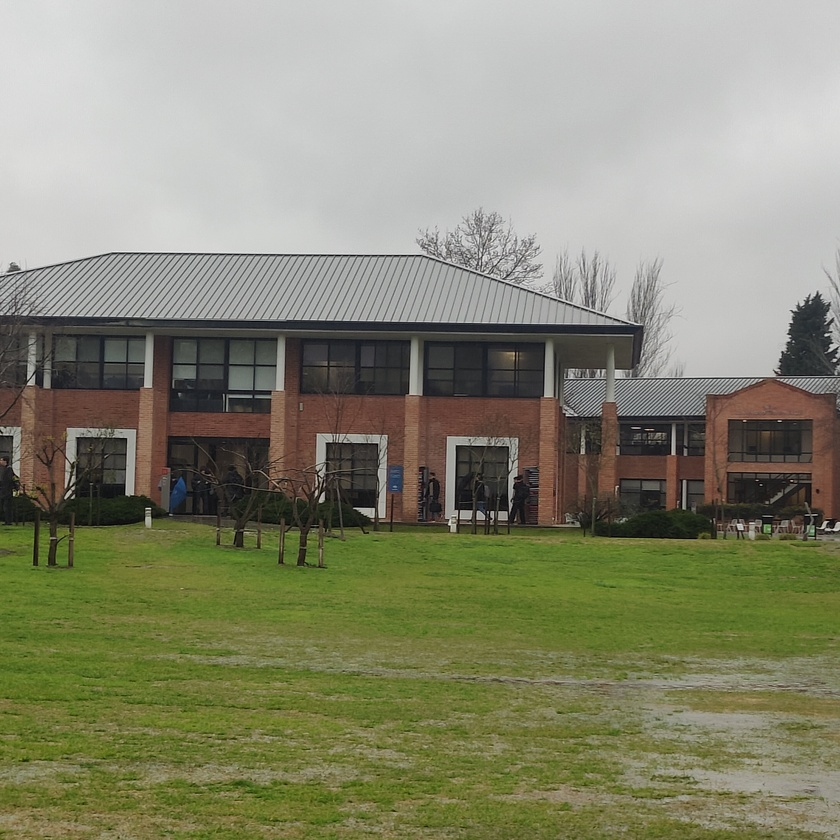
#> input picture img/udesa_0.jpg, 840 x 840 px, shrunk from 3000 x 3000 before the run; its folder holds 3 pictures in this run
$ python panoramic.py
#> lines starting #> are read from the running program, lines starting #| are printed output that depends on the picture; after the words box and inside, x2 and y2 are one past the last pixel; in counts of white or black regions, pixels touching at a corner belong together
### utils.py
from matplotlib import pyplot as plt
import cv2

"""
A set of utility functions handling opencv image formats and color-spaces
"""

def patch(img, kwargs):
  """
  A patching function that:
    - Defaults cmap to grayscale if detects images with only 1 channel.
    - Defaults cmap to rgb if detects images with 3 channels and no cmap defined.
    - Converts opencv default BGR format to RGB if detects images with 3 channels.
    - Converts opencv HSV to RGB
  """

  grayscale = {'cmap':'gray', 'vmin':0, 'vmax':255}

  cmap_patched = kwargs.copy()
  if len(img.shape) == 2:
    # num channels == 1
    # Defaulting cmap to grayscale
    if 'cmap' not in kwargs:
      cmap_patched.update(grayscale)

  img_patched = img
  if len(img.shape) == 3:
    if 'cmap' not in kwargs:
      # Changing BGR opencv format to RGB
      if img.shape[2] == 4:
        img_patched = cv2.cvtColor(img, cv2.COLOR_BGRA2RGBA)
      else:
        img_patched = cv2.cvtColor(img, cv2.COLOR_BGR2RGB)

    # matplotlib expects hsv in [0, 1] range, simply convert opencv HSV to RGB format
    if 'cmap' in kwargs and kwargs['cmap'] == 'hsv':
      img_patched = cv2.cvtColor(img, cv2.COLOR_HSV2RGB)

  return img_patched, cmap_patched


def imshow(img, **kwargs):
  """
  imshow wrapper for matplotlib.pyplot.imshow
  """
  patched_img , patched_cmap = patch(img, kwargs)
  plt.imshow(patched_img, **patched_cmap)
  plt.axis('off')

# [41 lines left out: functions show_images, plot_transform, not called in this run]

### panoramic.py
import matplotlib.pyplot as plt
import cv2
from utils import imshow, show_images
import numpy as np
from scipy.spatial import cKDTree

def sift_images(images):
    sift_algo = cv2.SIFT_create()
    images_keypoints = []
    images_descriptors = []

    for i in range(len(images)):
        kp, des = sift_algo.detectAndCompute(images[i], None)
        images_keypoints.append(kp)
        images_descriptors.append(des)

    return images_keypoints, images_descriptors

def adaptive_non_max_suppression(keypoints, descriptors, base_radius=10.0, max_kp=10000):
    if not keypoints:
        return [], None

    pts = np.array([kp.pt for kp in keypoints])
    responses = np.array([kp.response for kp in keypoints])
    sizes = np.array([kp.size for kp in keypoints])

    order = np.argsort(-responses)
    tree = cKDTree(pts)
    suppressed = np.zeros(len(keypoints), dtype=bool)
    keep = []

    for i in order:
        if suppressed[i]:
            continue

        keep.append(i)
        if len(keep) >= max_kp:
            break

        adaptive_radius = base_radius * (sizes[i] / np.mean(sizes))
        neighbors = tree.query_ball_point(pts[i], adaptive_radius)
        suppressed[neighbors] = True
        suppressed[i] = False

    filtered_keypoints = [keypoints[i] for i in keep]
    filtered_descriptors = descriptors[keep] if descriptors is not None else None

    return filtered_keypoints, filtered_descriptors

def apply_anms(keypoints, descriptors):
    for i in range(len(keypoints)):
        keypoints[i], descriptors[i] = adaptive_non_max_suppression(
            keypoints[i],
            descriptors[i],
            max_kp=10000
        )

    return keypoints, descriptors

def bf_lowe_test(desc1, desc2, ratio=0.6):
    bf = cv2.BFMatcher(cv2.NORM_L2)

    desc1 = desc1.astype(np.float32)
    desc2 = desc2.astype(np.float32)

    knn_matches = bf.knnMatch(desc1, desc2, k=2)

    good_matches = []
    for m, n in knn_matches:
        if m.distance < ratio * n.distance:
            good_matches.append(m)
    return good_matches

def dlt(ori, dst):

    # Construct matrix A and vector b
    A = []
    b = []
    for i in range(4):
        x, y = ori[i]
        x_prima, y_prima = dst[i]
        A.append([-x, -y, -1, 0, 0, 0, x * x_prima, y * x_prima])
        A.append([0, 0, 0, -x, -y, -1, x * y_prima, y * y_prima])
        b.append(x_prima)
        b.append(y_prima)

    A = np.array(A)
    b = np.array(b)

    # resolvemos el sistema de ecuaciones A * h = b
    # el sistema es de 8x8, por lo que podemos resolverlo si A es inversible

    # resuelve el sistema de ecuaciones para encontrar los parámetros de H
    H = -np.linalg.solve(A, b)

    # agrega el elemento h_33
    H = np.hstack([H, [1]])

    # reorganiza H para formar la matrix en 3x3 to form the 3x3 homography matrix
    H = H.reshape(3, 3)

    return H

def ransac_homography_from_matches(kp1: list, kp2: list, matches: list, max_iterations: int = 1000, threshold: float = 5.0):
    max_inliers = 0
    best_inliers = []
    best_H = None

    for _ in range(max_iterations):
        sample_matches = np.random.choice(matches, 4, replace=False)

        # Get the point correspondences
        points1 = [kp1[m.queryIdx].pt for m in sample_matches]
        points2 = [kp2[m.trainIdx].pt for m in sample_matches]

        # Estimate homography using the improved DLT
        H = dlt(points1, points2)

        inliers = []
        for m in matches:
            pt1 = np.array([*kp1[m.queryIdx].pt, 1], dtype=np.float32)
            pt2 = np.array([*kp2[m.trainIdx].pt, 1], dtype=np.float32)

            projected_pt = H @ pt1
            projected_pt /= projected_pt[2]  # Normalize homogeneous coordinates
            # Calculate distance in image plane (x, y)
            distance = np.linalg.norm(projected_pt[:2] - pt2[:2])

            if distance < threshold:
                inliers.append(m)

        if len(inliers) > max_inliers:
            max_inliers = len(inliers)
            best_inliers = inliers
            best_H = H

    return best_H, best_inliers

def cylindrical_warp(img, f):
    h, w = img.shape[:2]
    xs, ys = np.meshgrid(np.arange(w), np.arange(h))
    xs_c = xs - w / 2
    ys_c = ys - h / 2
    theta = np.arctan(xs_c / f)
    h_ = ys_c / np.sqrt(xs_c**2 + f**2)
    map_x = (f * theta + w / 2).astype(np.float32)
    map_y = (f * h_ + h / 2).astype(np.float32)
    cyl = cv2.remap(img, map_x, map_y, interpolation=cv2.INTER_LINEAR)
    return cyl

def compute_panorama_bounds(images, H_matrices):
    all_corners = []
    for img, H in zip(images, H_matrices):
        h, w = img.shape[:2]
        corners = np.float32([[0, 0], [0, h], [w, h], [w, 0]]).reshape(-1, 1, 2)
        warped_corners = cv2.perspectiveTransform(corners, H)
        all_corners.append(warped_corners)
    all_corners = np.vstack(all_corners)
    x_min = int(np.floor(all_corners[:, 0, 0].min()))
    y_min = int(np.floor(all_corners[:, 0, 1].min()))
    x_max = int(np.ceil(all_corners[:, 0, 0].max()))
    y_max = int(np.ceil(all_corners[:, 0, 1].max()))
    return x_min, y_min, x_max, y_max

def create_panoramic(images):
    gray_images = [cv2.cvtColor(img, cv2.COLOR_BGR2GRAY) for img in images]

    keypoints, descriptors = sift_images(gray_images)
    keypoints, descriptors = apply_anms(keypoints, descriptors)
    matches = [None, None]

    matches[0] = bf_lowe_test(descriptors[0], descriptors[1])
    matches[1] = bf_lowe_test(descriptors[1], descriptors[0])

    inliers = [None, None]

    _, inliers[0] = ransac_homography_from_matches(keypoints[0], keypoints[1], matches[0])
    _, inliers[1] = ransac_homography_from_matches(keypoints[1], keypoints[0], matches[1])

    points_0_src = np.array([keypoints[0][m.queryIdx].pt for m in inliers[0]])
    points_0_dst = np.array([keypoints[1][m.trainIdx].pt for m in inliers[0]])

    points_2_src = np.array([keypoints[1][m.queryIdx].pt for m in inliers[1]])
    points_2_dst = np.array([keypoints[0][m.trainIdx].pt for m in inliers[1]])

    H_0, _ = cv2.findHomography(points_0_src, points_0_dst)
    H1 = np.eye(3)
    H_2_inv, _ = cv2.findHomography(points_2_src, points_2_dst)

    H_2 = np.linalg.inv(H_2_inv)

    H_matrices = [H_0, H1, H_2]

    focal_length = 5000
    images_cyl = [cylindrical_warp(img, focal_length) for img in images]
    x_min, y_min, x_max, y_max = compute_panorama_bounds(images_cyl, H_matrices)

    translation = np.array([[1, 0, -x_min],
                        [0, 1, -y_min],
                        [0, 0, 1]])

    pano_width = x_max - x_min
    pano_height = y_max - y_min

    warped_images = []
    for idx, (img, H) in enumerate(zip(images_cyl, H_matrices)):
        warped = cv2.warpPerspective(img, translation @ H, (pano_width, pano_height))
        warped_images.append(warped)

    accum = np.zeros((pano_height, pano_width, 3), dtype=np.float32)
    weight_accum = np.zeros((pano_height, pano_width), dtype=np.float32)

    for warped in warped_images:
        mask = np.any(warped > 0, axis=2).astype(np.uint8)
        mask_8u = (mask * 255).astype(np.uint8)
        dist = cv2.distanceTransform(mask_8u, cv2.DIST_L2, 3)
        weight = dist[..., np.newaxis]

        accum += warped.astype(np.float32) * weight
        weight_accum += dist

    weight_accum_3c = np.repeat(weight_accum[..., np.newaxis], 3, axis=2)
    panorama = accum / np.maximum(weight_accum_3c, 1e-6)
    panorama = panorama.astype(np.uint8)

    return panorama

def main():
    images = [cv2.imread(f'img/udesa_{i}.jpg') for i in range(3)]
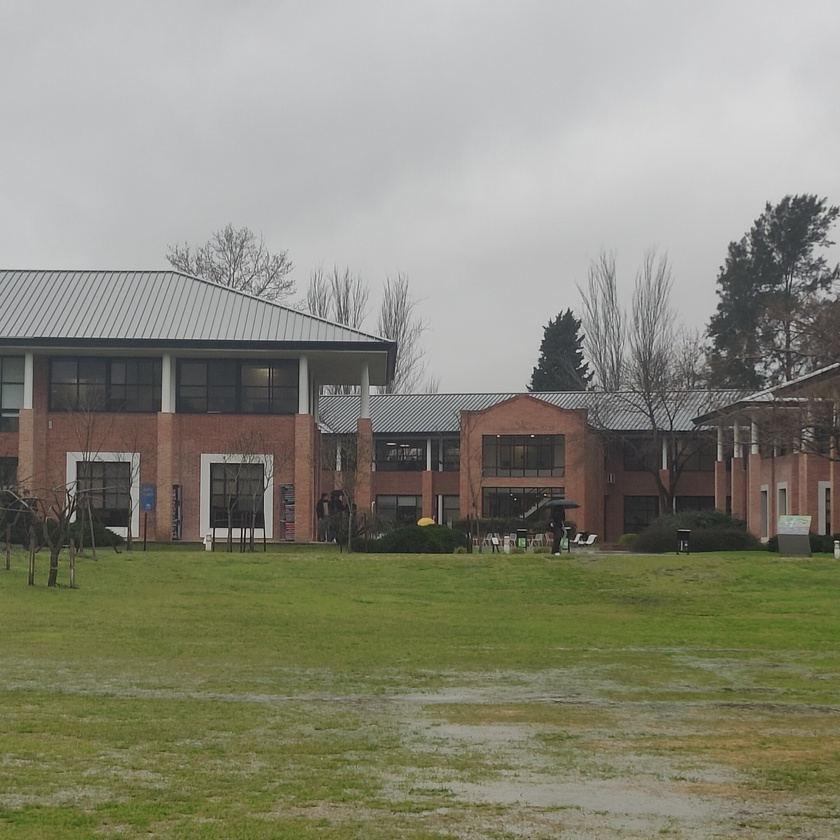
#> input picture img/udesa_1.jpg, 840 x 840 px, shrunk from 3000 x 3000 before the run
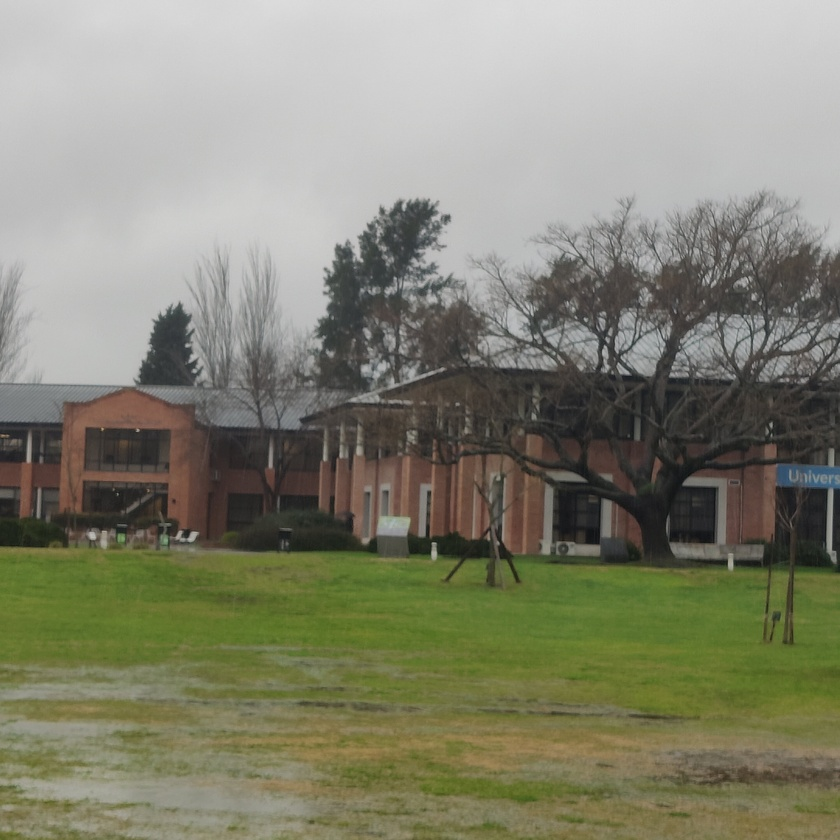
#> input picture img/udesa_2.jpg, 840 x 840 px, shrunk from 3000 x 3000 before the run
#> images = 3 items
    panorama = create_panoramic(images)
#> the loop in sift_images, `for i in range(len(images)):` made 3 passes
#> the loop in apply_anms, `for i in range(len(keypoints)):` made 3 passes
#> in bf_lowe_test, `knn_matches = bf.knnMatch(desc1, desc2, k=2)`: knn_matches = 680 matches
#> after the loop in bf_lowe_test, `for m, n in knn_matches:`: good_matches = 128 matches
#> in bf_lowe_test (call 2), `knn_matches = bf.knnMatch(desc1, desc2, k=2)`: knn_matches = 534 matches
#> after the loop in bf_lowe_test (call 2), `for m, n in knn_matches:`: good_matches = 131 matches
#> the loop in ransac_homography_from_matches, `for _ in range(max_iterations):` made 1000 passes
#> points1 on passes 6, 21, 22: [(679, 773.1), (802.4, 744), (548.6, 792.8), (588.4, 740.1)], [(740.1, 526.5), (467.3, 715), (655.4, 735.9), (641, 789.6)], [(353.5, 784), (830.6, 645), (616.4, 796.8), (371.2, 501.1)]
#> after the loop in ransac_homography_from_matches, `for _ in range(max_iterations):`: best_inliers = 123 matches; max_inliers = 123
#> the loop in ransac_homography_from_matches (call 2), `for _ in range(max_iterations):` made 1000 passes
#> points2 on passes 1, 7, 8, 9, 11, 16, 22, 26, 27, 32, 36: [(548.6, 792.8), (453.2, 527.6), (651, 784.3), (551.6, 719)], [(582.6, 451.3), (530.5, 752), (499.2, 775.6), (594.4, 736)], [(824.3, 537.8), (230, 388), (326.6, 469.5), (602.5, 787.3)], [(703.1, 537.6), (382.1, 473.8), (732.1, 738), (641, 789.6)], [(830.6, 645), (301, 560.8), (625, 342.3), (732.1, 738)], [(651, 784.3), (639, 799.6), (669.7, 777.1), (453.2, 527.6)], [(334.6, 789), (824.3, 537.8), (258.6, 547), (766.9, 502.3)], [(494.8, 755.8), (830.6, 645), (326.6, 469.5), (826, 334.8)], [(400.8, 735.2), (458, 506.8), (594.4, 736), (482.1, 363.2)], [(410.3, 733.3), (684.9, 798), (258.6, 547), (699, 809.3)], [(366.1, 778.4), (230, 388), (432.5, 256.5), (467.3, 715)]
#> points1 on passes 14, 20, 23, 24, 29, 31: [(213, 337.2), (273.3, 339.2), (510.5, 768.1), (391.9, 801)], [(77.43, 488.1), (348, 791), (303.1, 408.7), (453.4, 770.4)], [(547, 767.4), (372.4, 778), (173, 337.6), (423.1, 679.2)], [(85.95, 720), (126.7, 456.6), (333.4, 730.7), (47.53, 804)], [(461, 713.1), (425, 812.9), (453.4, 770.4), (208.4, 546)], [(306.9, 809.4), (85.95, 720), (72.56, 518.8), (577.7, 829)]
#> in create_panoramic, `points_0_src = np.array([keypoints[0][m.queryIdx].pt for m in inliers[..`: points_0_src = 123 pairs, first value 258.6 to 831.9, second value 253.5 to 820.1
#> in create_panoramic, `points_0_dst = np.array([keypoints[1][m.trainIdx].pt for m in inliers[..`: points_0_dst = 123 pairs, first value 7.77 to 584.7, second value 269.4 to 831.8
#> in create_panoramic, `points_2_src = np.array([keypoints[1][m.queryIdx].pt for m in inliers[..`: points_2_src has the same summary as points_0_dst
#> in create_panoramic, `points_2_dst = np.array([keypoints[0][m.trainIdx].pt for m in inliers[..`: points_2_dst has the same summary as points_0_src
#> in create_panoramic, `H_0, _ = cv2.findHomography(points_0_src, points_0_dst)`: H_0 = [[1.06, 0.0109, -272], [0.0184, 1.03, 6.5], [5.88e-05, 2.25e-06, 1]]
#> in create_panoramic, `H_2_inv, _ = cv2.findHomography(points_2_src, points_2_dst)`: H_2_inv = [[0.945, -0.0105, 257], [-0.0164, 0.981, -10.79], [-5.54e-05, -1.57e-06, 1]]
#> in create_panoramic, `H_2 = np.linalg.inv(H_2_inv)`: H_2 = [[1.04, 0.0107, -268], [0.018, 1.02, 6.36], [5.78e-05, 2.19e-06, 0.985]]
#> in create_panoramic, `H_matrices = [H_0, H1, H_2]`: H_matrices = [[[1.06, 0.0109, -272], [0.0184, 1.03, 6.5], [5.88e-05, 2.25e-06, 1]], [[1, 0, 0], [0, 1, 0], [0, 0, 1]], [[1.04, 0.0107, -268], [0.018, 1.02, 6.36], [5.78e-05, 2.19e-06, 0.985]]]
#> in cylindrical_warp, img is the input picture: shape (840, 840, 3); mean B, G, R 112.9, 136, 135.2
#> call 2 of cylindrical_warp, with f = 5000
#> in cylindrical_warp (call 2), `ys_c = ys - h / 2`:
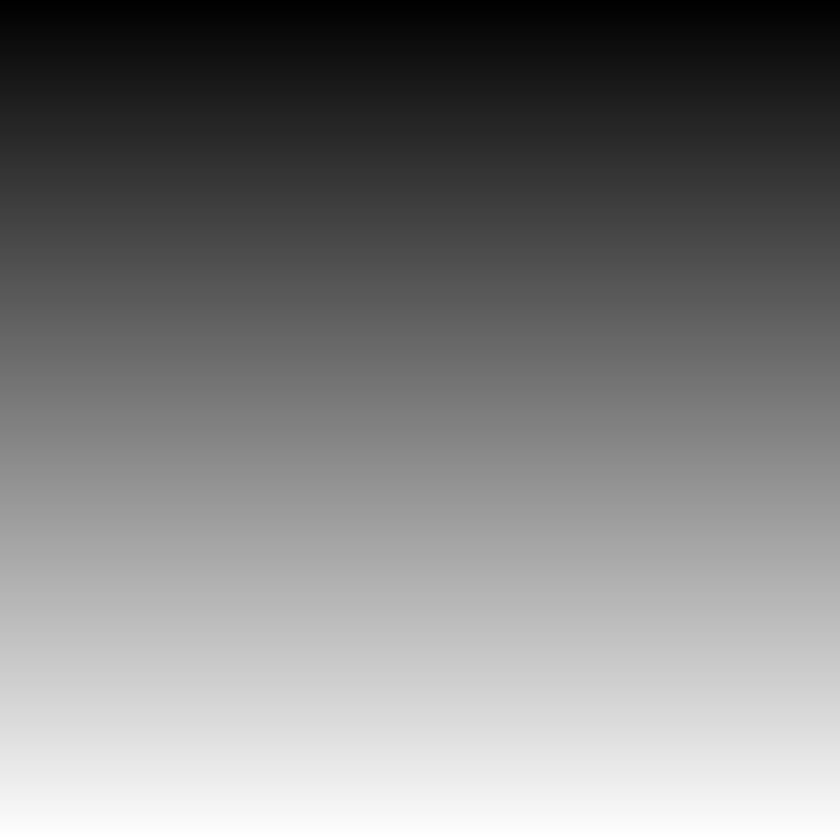
#> ys_c: shape (840, 840) float64; min -420, max 419, mean -0.5; drawn with min black and max white
#> in cylindrical_warp, img is the input picture: shape (840, 840, 3); mean B, G, R 120, 135.5, 135.8
#> in cylindrical_warp, img is the input picture: shape (840, 840, 3); mean B, G, R 114, 132.5, 132.1
#> in create_panoramic, `images_cyl = [cylindrical_warp(img, focal_length) for img in images]`: images_cyl = 3 items
#> the loop in compute_panorama_bounds, `for img, H in zip(images, H_matrices):` made 3 passes
#> warped_corners on pass 1: [[-272, 6.5], [-262.4, 874], [596, 847.6], [588.3, 20.89]]
#> (H, warped_corners) on pass 2: ([[1, 0, 0], [0, 1, 0], [0, 0, 1]], [[0, 0], [0, 840], [840, 840], [840, 0]])
#> after the loop in compute_panorama_bounds, `for img, H in zip(images, H_matrices):`: all_corners = [[[-272, 6.5], [-262.4, 874], [596, 847.6], [588.3, 20.89]], [[0, 0], [0, 840], [840, 840], [840, 0]], [[-272, 6.45], [-262.4, 874], [595.9, 847.6], [588.3, 20.81]]]
#> in compute_panorama_bounds, `all_corners = np.vstack(all_corners)`: all_corners = [[-272, 6.5], [-262.4, 874], [596, 847.6], [588.3, 20.89], [0, 0], [0, 840], [840, 840], [840, 0], [-272, 6.45], [-262.4, 874], [595.9, 847.6], [588.3, 20.81]]
#> in compute_panorama_bounds, `x_min = int(np.floor(all_corners[:, 0, 0].min()))`: x_min = -273
#> in compute_panorama_bounds, `y_min = int(np.floor(all_corners[:, 0, 1].min()))`: y_min = 0
#> in compute_panorama_bounds, `x_max = int(np.ceil(all_corners[:, 0, 0].max()))`: x_max = 840
#> in compute_panorama_bounds, `y_max = int(np.ceil(all_corners[:, 0, 1].max()))`: y_max = 874
#> in create_panoramic, `x_min, y_min, x_max, y_max = compute_panorama_bounds(images_cyl, H_mat..`: x_min = -273; y_min = 0; x_max = 840; y_max = 874
#> in create_panoramic, `translation = np.array([[1, 0, -x_min], [0, 1, -y_min], [0, 0, 1]])`: translation = [[1, 0, 273], [0, 1, 0], [0, 0, 1]]
#> in create_panoramic, `pano_width = x_max - x_min`: pano_width = 1113
#> in create_panoramic, `pano_height = y_max - y_min`: pano_height = 874
#> the loop in create_panoramic, `for idx, (img, H) in enumerate(zip(images_cyl, H_matrices)):` made 3 passes
#> H on pass 2: [[1, 0, 0], [0, 1, 0], [0, 0, 1]]
#> after the loop in create_panoramic, `for idx, (img, H) in enumerate(zip(images_cyl, H_matrices)):`: warped_images = 3 items
#> the loop in create_panoramic, `for warped in warped_images:` made 3 passes
#> pass 1, in create_panoramic, `mask = np.any(warped > 0, axis=2).astype(np.uint8)`:
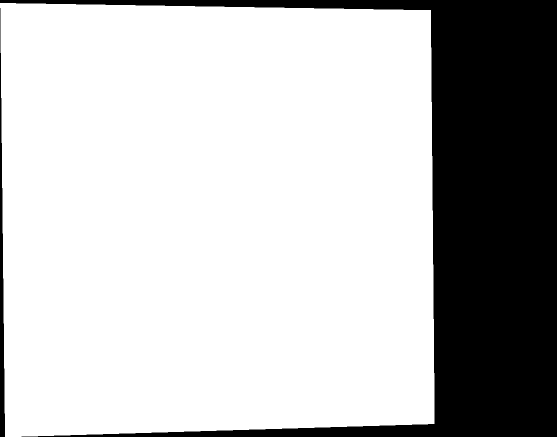
#> mask: shape (874, 1113) (shown at 1/2 size); values 0 (black) and 1 (white), 75% white; 2 black regions, box (x1, y1, x2, y2) and area: (0, 0, 1113, 874) 238468, (0, 16, 10, 874) 4525
#> after the loop in create_panoramic, `for warped in warped_images:`:
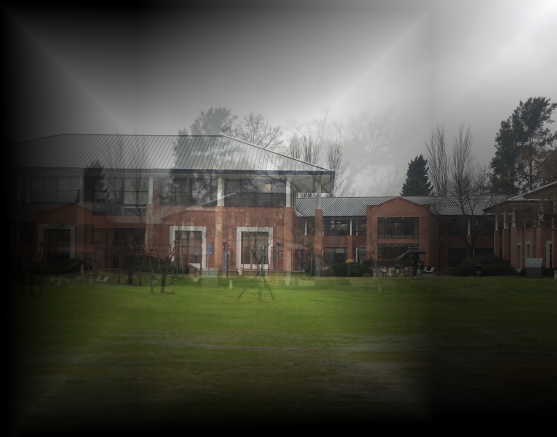
#> accum: shape (874, 1113, 3) float32 (shown at 1/2 size); mean B, G, R 48118.7, 53565.7, 53650.5; drawn with min black and max white
#> after the loop in create_panoramic, `for warped in warped_images:`: mask_8u: shape (874, 1113); 75% white; 2 black regions, box (x1, y1, x2, y2) and area: (0, 0, 1113, 874) 238433, (0, 12, 10, 874) 4574
#> after the loop in create_panoramic, `for warped in warped_images:`:
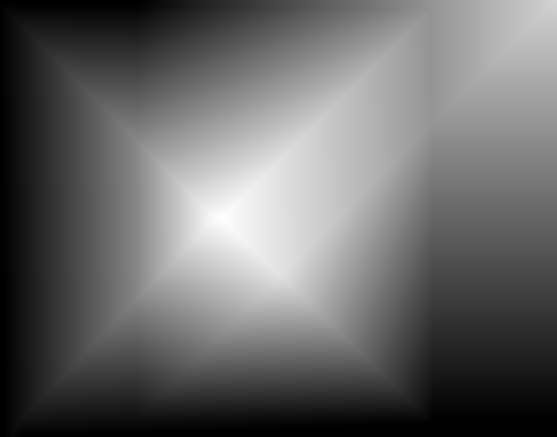
#> weight_accum: shape (874, 1113) float32 (shown at 1/2 size); min 0, max 972.2, mean 399; drawn with min black and max white
#> in create_panoramic, `panorama = accum / np.maximum(weight_accum_3c, 1e-6)`:
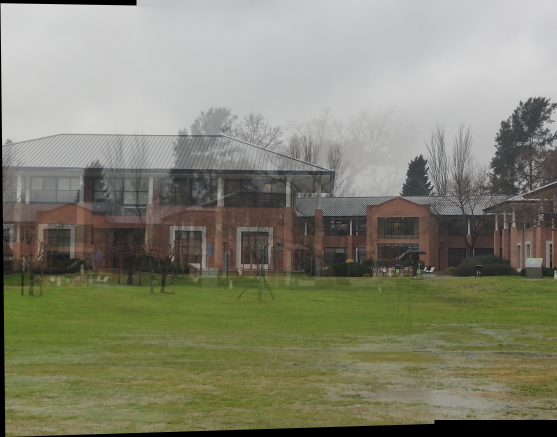
#> panorama: shape (874, 1113, 3) float32 (shown at 1/2 size); mean B, G, R 113.7, 131.7, 131.6
    imshow(panorama)
#> in imshow, `patched_img , patched_cmap = patch(img, kwargs)`: patched_cmap = 0 items

if __name__ == "__main__":
    main()
